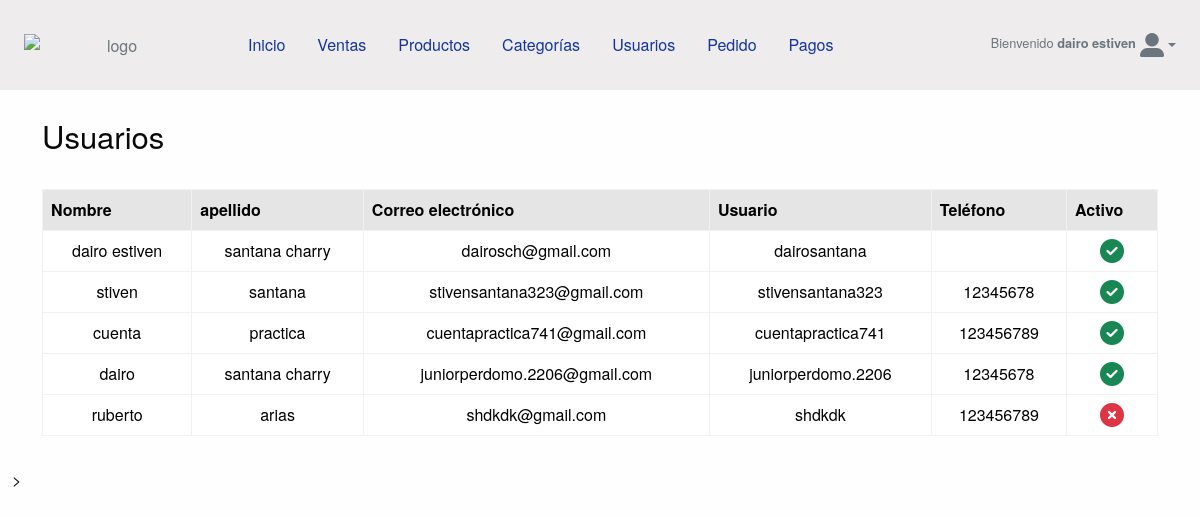
The app's page /cuenta/admin/usuario/ (signed in), older data.
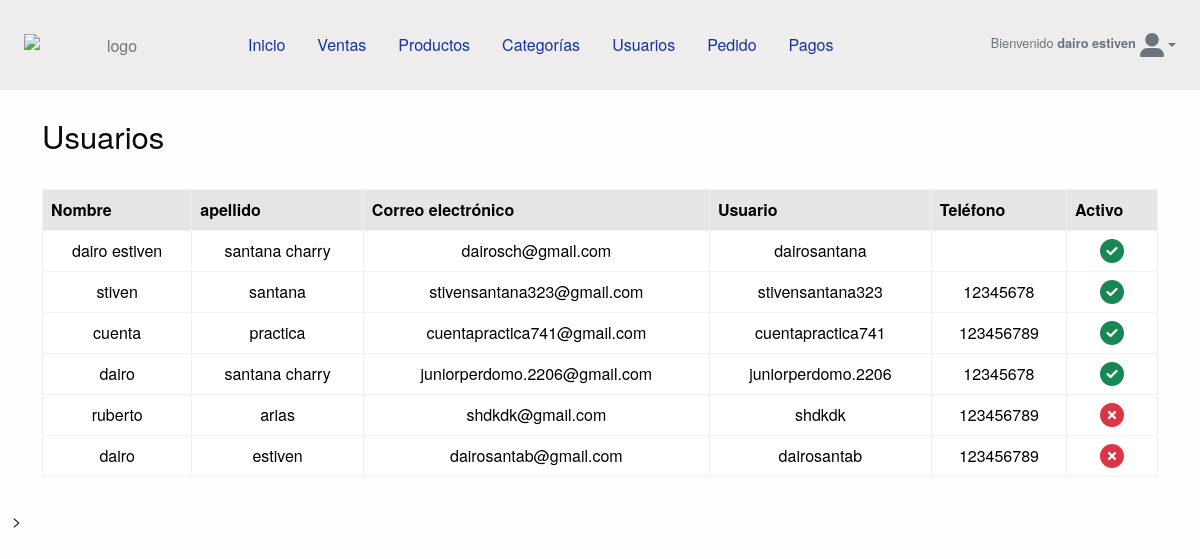
The same page, newer data.
### cuenta/models.py (models this page shows, shortened)
class Cuenta(AbstractBaseUser):
    nombre = models.CharField(max_length=25)
    apellido = models.CharField(max_length=25)
    username = models.CharField(max_length=25, unique=True, verbose_name="usuario")
    correo_electronico = models.EmailField(max_length=50, unique=True)
    telefono = models.CharField(max_length=12)
    inicio_acceso = models.DateField(default=timezone.now)
    ultimo_acceso = models.DateField(default=timezone.now)
    is_staff = models.BooleanField(default=False, verbose_name="usuario")
    is_admin = models.BooleanField(default=False, verbose_name="Administrador")
    is_active = models.BooleanField(default=False, verbose_name="Actvio")
    USERNAME_FIELD = "correo_electronico"
    REQUIRED_FIELDS = ["nombre", "apellido", "username"]
    objects = ManejardorCuenta()
    def __str__(self):
        return self.correo_electronico

### config/decorators.py (the view)
    def wrapper(request, *args, **kwargs):
        cuenta = Cuenta.objects.get(correo_electronico=request.user)
        if cuenta.is_active and cuenta.is_staff and cuenta.is_admin:
            return view_func(request, *args, **kwargs)
        else:
            return redirect("inicio_sesion")

### cuenta/views.py (called while the page is built)
@login_required(login_url="inicio_sesion")
@protect_route
def listar_usuario(request):
    queryset = Cuenta.objects.all()
    if request.method == "POST":
        form = CuentaForms(request.POST)
        if form.is_valid():
            form.save()
            messages.success(request, "Usuario guardada")
            form = CuentaForms()
        else:
            messages.error(
                request,
                "Ha ocurrido un error en el formulario, intenta agregar otra vez al usuario",
            )
    else:
        form = CuentaForms()
    return render(
        request,
        "admin/usuario/lista_usuario.html",
        {"usuario": queryset, "form": form},
    )

### tienda/context_processors.py (called while the page is built)
def enlaces_categorias(request):
    enlace = Categoria.objects.all()
    return dict(enlace_categoria=enlace)

### templates/admin/usuario/lista_usuario.html (shortened to what this page needs)
{% extends 'admin/base_admin.html' %}
{% load static %}
{% block content %}
  <div>
    <div class="container my-3">
      <div class="d-flex justify-content-between my-4">
        <div>
          <h3>Usuarios</h3>
        </div>
      </div>
      <div class="d-flex justify-content-center text-center">
        <div class="col-12">
          <div class="table-responsive">
            <table id="tblAdmin" class="table table-hover table-bordered">
              <thead class="table-active">
                <tr>
                  <th scope="col">Nombre</th>
                  <th scope="col">apellido</th>
                  <th scope="col">Correo electrónico</th>
                  <th scope="col">Usuario</th>
                  <th scope="col">Teléfono</th>
                  <th scope="col">Activo</th>
                </tr>
              </thead>
              <tbody>
                {% for u in usuario %}
                  <tr>
                    <td class="align-middle">
                      <span>{{ u.nombre }}</span>
                    </td>
                    <td class="align-middle">{{ u.apellido }}</td>
                    <td class="align-middle">{{ u.correo_electronico }}</td>
                    <td class="align-middle">{{ u.username }}</td>
                    <td class="align-middle text-center">{{ u.telefono }}</td>
                    <td class="align-middle text-center">
                      {% if u.is_active %}
                        <i class="fas fa-check-circle fa-xl text-success"></i>
                      {% else %}
                        <i class="fas fa-times-circle fa-xl text-danger"></i>
                      {% endif %}
                    </td>
                  </tr>
                {% endfor %}
              </tbody>
            </table>
          </div>
        </div>
      </div>
    </div>>
  </div>
{% endblock %}

### templates/admin/include/menu.html (shortened to what this page needs)
{% load static %}
<div class="text-secondary bg-nav">
  <div class="container-fluid my-4 d-lg-flex align-items-center text-center gap-2">
    <a class="navbar-brand" href="{% url 'dashboard' %}"><img src="{% static 'img/logo.svg' %}" alt="logo" width="180px" /></a>
    <ul class="nav mb-2 mb-lg-0 colors-texto me-auto">
      <li class="nav-item">
        <a class="nav-link" href="{% url 'dashboard' %}">Inicio</a>
      </li>
      <li class="nav-item">
        <a class="nav-link" href="{% url 'lista_venta' %}">Ventas</a>
      </li>
      <li class="nav-item">
        <a class="nav-link" href="{% url 'lista_productos' %}">Productos</a>
      </li>
      <li class="nav-item">
        <a class="nav-link" href="{% url 'lista_categorias' %}">Categorías</a>
      </li>
      <li class="nav-item">
        <a class="nav-link" href="{% url 'lista_usuario' %}">Usuarios</a>
      </li>
      <li class="nav-item">
        <a class="nav-link" href="{% url 'lista_pedido' %}">Pedido</a>
      </li>
      <li class="nav-item">
        <a class="nav-link" href="{% url 'lista_pagos' %}">Pagos</a>
      </li>
    </ul>
    <div class="d-flex ml-auto">
      {% if user.is_authenticated %}
        <small class="py-0 my-0 mx-1">Bienvenido <strong>{{ user.nombre }}</strong></small>
      {% endif %}
      <li class="nav-item dropdown list-unstyled">
        <a class="nav-link dropdown-toggle" href="#" role="button" data-bs-toggle="dropdown" aria-expanded="false"><i class="fa-solid fa-user-large fa-xl"></i></a>
      </li>
    </div>
  </div>
</div>

Row changes from the older to the newer data that the page shows:
added Cuenta: nombre "dairo", apellido "estiven", correo_electronico "dairosantab@gmail.com", username "dairosantab", telefono "123456789", is_active False (drawn)
